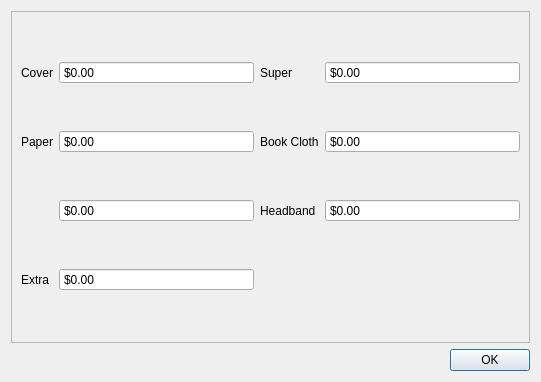
<?xml version="1.0" encoding="UTF-8"?>
<ui version="4.0">
 <class>Dialog</class>
 <widget class="QDialog" name="Dialog">
  <property name="geometry">
   <rect>
    <x>0</x>
    <y>0</y>
    <width>541</width>
    <height>382</height>
   </rect>
  </property>
  <property name="windowTitle">
   <string>Cost Breakdown</string>
  </property>
  <property name="styleSheet">
   <string notr="true">* {
	font: 12pt &quot;Arial&quot;
}</string>
  </property>
  <layout class="QGridLayout" name="gridLayout">
   <item row="2" column="0">
    <widget class="QDialogButtonBox" name="buttonBox">
     <property name="orientation">
      <enum>Qt::Horizontal</enum>
     </property>
     <property name="standardButtons">
      <set>QDialogButtonBox::Ok</set>
     </property>
    </widget>
   </item>
   <item row="1" column="0">
    <widget class="QFrame" name="frame">
     <property name="frameShape">
      <enum>QFrame::StyledPanel</enum>
     </property>
     <property name="frameShadow">
      <enum>QFrame::Raised</enum>
     </property>
     <layout class="QGridLayout" name="gridLayout_2">
      <item row="0" column="0">
       <widget class="QLabel" name="label">
        <property name="text">
         <string>Cover</string>
        </property>
       </widget>
      </item>
      <item row="0" column="1">
       <widget class="QDoubleSpinBox" name="spinDisplayCover">
        <property name="sizePolicy">
         <sizepolicy hsizetype="MinimumExpanding" vsizetype="Fixed">
          <horstretch>0</horstretch>
          <verstretch>0</verstretch>
         </sizepolicy>
        </property>
        <property name="readOnly">
         <bool>true</bool>
        </property>
        <property name="buttonSymbols">
         <enum>QAbstractSpinBox::NoButtons</enum>
        </property>
        <property name="prefix">
         <string>$</string>
        </property>
       </widget>
      </item>
      <item row="0" column="2">
       <widget class="QLabel" name="label_7">
        <property name="text">
         <string>Super</string>
        </property>
       </widget>
      </item>
      <item row="0" column="3">
       <widget class="QDoubleSpinBox" name="spinDisplaySuper">
        <property name="sizePolicy">
         <sizepolicy hsizetype="MinimumExpanding" vsizetype="Fixed">
          <horstretch>0</horstretch>
          <verstretch>0</verstretch>
         </sizepolicy>
        </property>
        <property name="readOnly">
         <bool>true</bool>
        </property>
        <property name="buttonSymbols">
         <enum>QAbstractSpinBox::NoButtons</enum>
        </property>
        <property name="prefix">
         <string>$</string>
        </property>
       </widget>
      </item>
      <item row="1" column="0">
       <widget class="QLabel" name="label_3">
        <property name="text">
         <string>Paper</string>
        </property>
       </widget>
      </item>
      <item row="1" column="1">
       <widget class="QDoubleSpinBox" name="spinDisplayPaper">
        <property name="sizePolicy">
         <sizepolicy hsizetype="MinimumExpanding" vsizetype="Fixed">
          <horstretch>0</horstretch>
          <verstretch>0</verstretch>
         </sizepolicy>
        </property>
        <property name="readOnly">
         <bool>true</bool>
        </property>
        <property name="buttonSymbols">
         <enum>QAbstractSpinBox::NoButtons</enum>
        </property>
        <property name="prefix">
         <string>$</string>
        </property>
       </widget>
      </item>
      <item row="1" column="2">
       <widget class="QLabel" name="label_5">
        <property name="text">
         <string>Book Cloth</string>
        </property>
       </widget>
      </item>
      <item row="1" column="3">
       <widget class="QDoubleSpinBox" name="spinDisplayCloth">
        <property name="sizePolicy">
         <sizepolicy hsizetype="MinimumExpanding" vsizetype="Fixed">
          <horstretch>0</horstretch>
          <verstretch>0</verstretch>
         </sizepolicy>
        </property>
        <property name="readOnly">
         <bool>true</bool>
        </property>
        <property name="buttonSymbols">
         <enum>QAbstractSpinBox::NoButtons</enum>
        </property>
        <property name="prefix">
         <string>$</string>
        </property>
       </widget>
      </item>
      <item row="2" column="0">
       <widget class="QLabel" name="labelSewType">
        <property name="text">
         <string/>
        </property>
       </widget>
      </item>
      <item row="2" column="1">
       <widget class="QDoubleSpinBox" name="spinDisplaySew">
        <property name="sizePolicy">
         <sizepolicy hsizetype="MinimumExpanding" vsizetype="Fixed">
          <horstretch>0</horstretch>
          <verstretch>0</verstretch>
         </sizepolicy>
        </property>
        <property name="readOnly">
         <bool>true</bool>
        </property>
        <property name="buttonSymbols">
         <enum>QAbstractSpinBox::NoButtons</enum>
        </property>
        <property name="prefix">
         <string>$</string>
        </property>
       </widget>
      </item>
      <item row="2" column="2">
       <widget class="QLabel" name="label_6">
        <property name="text">
         <string>Headband</string>
        </property>
       </widget>
      </item>
      <item row="2" column="3">
       <widget class="QDoubleSpinBox" name="spinDisplayHeadband">
        <property name="sizePolicy">
         <sizepolicy hsizetype="MinimumExpanding" vsizetype="Fixed">
          <horstretch>0</horstretch>
          <verstretch>0</verstretch>
         </sizepolicy>
        </property>
        <property name="readOnly">
         <bool>true</bool>
        </property>
        <property name="buttonSymbols">
         <enum>QAbstractSpinBox::NoButtons</enum>
        </property>
        <property name="prefix">
         <string>$</string>
        </property>
       </widget>
      </item>
      <item row="3" column="0">
       <widget class="QLabel" name="label_2">
        <property name="text">
         <string>Extra</string>
        </property>
       </widget>
      </item>
      <item row="3" column="1">
       <widget class="QDoubleSpinBox" name="spinDisplayExtra">
        <property name="sizePolicy">
         <sizepolicy hsizetype="MinimumExpanding" vsizetype="Fixed">
          <horstretch>0</horstretch>
          <verstretch>0</verstretch>
         </sizepolicy>
        </property>
        <property name="readOnly">
         <bool>true</bool>
        </property>
        <property name="buttonSymbols">
         <enum>QAbstractSpinBox::NoButtons</enum>
        </property>
        <property name="prefix">
         <string>$</string>
        </property>
       </widget>
      </item>
     </layout>
    </widget>
   </item>
  </layout>
 </widget>
 <resources/>
 <connections>
  <connection>
   <sender>buttonBox</sender>
   <signal>accepted()</signal>
   <receiver>Dialog</receiver>
   <slot>accept()</slot>
   <hints>
    <hint type="sourcelabel">
     <x>231</x>
     <y>346</y>
    </hint>
    <hint type="destinationlabel">
     <x>157</x>
     <y>274</y>
    </hint>
   </hints>
  </connection>
  <connection>
   <sender>buttonBox</sender>
   <signal>rejected()</signal>
   <receiver>Dialog</receiver>
   <slot>reject()</slot>
   <hints>
    <hint type="sourcelabel">
     <x>299</x>
     <y>352</y>
    </hint>
    <hint type="destinationlabel">
     <x>286</x>
     <y>274</y>
    </hint>
   </hints>
  </connection>
 </connections>
</ui>
